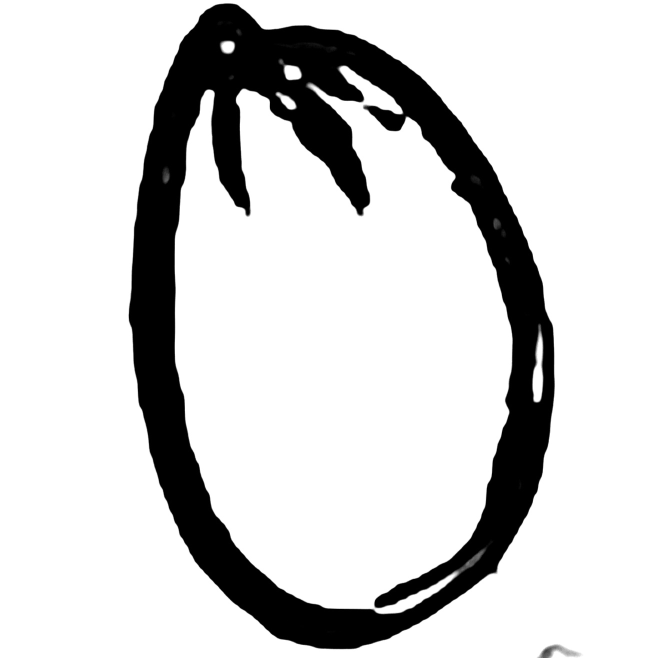
#> input picture IPYNB/6. ML/20250319_104940.jpg, 1316 x 1316 px (shown at 1/2 size)
$ jupyter execute --allow-errors 'Machine Learning.ipynb'   (shell and % lines are left out)
#> lines starting #> are read from the running program, lines starting #| are printed output that depends on the picture
# Machine Learning: Classification, Regression and Clustering
### github : https://github.com/pdeitel/IntroToPython/tree/master/examples/ch15
### book   : http://localhost:8888/files/2241016309/Python%202/Python%20Book.pdf
            (only works in lab comp)

### 15.2.2 Loading the Dataset
The **load_digits** function from the **sklearn.datasets module** returns a scikit-learn
**Bunch** object containing the digits data and information about the Digits dataset (called
**metadata**):

[cell 1]
from sklearn.datasets import load_digits

[cell 2]
digits = load_digits()

**Bunch** is a subclass of dict that has additional attributes for interacting with the dataset.

#### Displaying the Description

The Digits dataset bundled with scikit-learn is a subset of the UCI (University of California Irvine) ML hand-written digits dataset at:
> http://archive.ics.uci.edu/ml/datasets/Optical+Recognition+of+Handwritten+Digits

The original UCI dataset contains 5620 samples—3823 for training and 1797 for testing. The version of the dataset bundled with scikit-learn contains only the 1797 testing samples. A Bunch’s **DESCR attribute** contains a description of the dataset. According to the Digits dataset’s description4, each sample has 64 features (as specified by Number of Attributes) that represent an 8-by-8 image with pixel values in the range 0–16 (specified by Attribute Information). This dataset has no missing values (as specified by Missing Attribute Values). The 64 features may seem like a lot, but real-world datasets can sometimes have hundreds, thousands or even millions of features.

[cell 3]
print(digits.DESCR)    # DESCR bole to description

#### Checking the Sample and Target Sizes
The Bunch object’s **data** and **target attributes** are NumPy arrays:
* The data array contains the 1797 samples (the digit images), each with 64 features, having values in the range 0–16, representing pixel intensities. With Matplotlib, we’ll visualize these intensities in grayscale shades from white (0) to black (16):
* The target array contains the images’ labels—that is, the classes indicating which digit each image represents. The array is called target because, when you make predictions, you’re aiming to “hit the target” values. To see labels of samples throughout the dataset, let’s display the target values of every 100th sample:

[cell 4]
digits.target[::100]

We can confirm the number of samples and features (per sample) by looking at the
data array’s shape attribute, which shows that there are 1797 rows (samples) and 64 columns (features):

#> (a cell that did not finish here is left out)

You can confirm that the number of target values matches the number of samples by looking at the target array’s shape:

[cell 6]
digits.target.shape

#### A Sample Digit Image
Each image is two-dimensional—it has a width and a height in pixels. The Bunch object
returned by load_digits contains an images attribute—an array in which each element
is a two-dimensional 8-by-8 array representing a digit image’s pixel intensities. Though
the original dataset represents each pixel as an integer value from 0–16, scikit-learn stores
these values as floating-point values (NumPy type float64). For example, here’s the twodimensional array representing the sample image at index 13:

[cell 7]
digits.images[13]

#### Preparing the Data for Use with Scikit-Learn
Scikit-learn’s machine-learning algorithms require samples to be stored in a two-dimensional array of floating-point values (or two-dimensional array-like collection, such as a list
of lists or a pandas DataFrame):
* Each row represents one sample.
* Each column in a given row represents one feature for that sample.
To represent every sample as one row, multi-dimensional data like the two-dimensional
image array shown in previous shell must be flattened into a one-dimensional array.

The load_digits function returns the preprocessed data ready
for machine learning. The Digits dataset is numerical, so load_digits simply flattens each
image’s two-dimensional array into a one-dimensional array. For example, the 8-by-8
array digits.images[13] shown in previous shell corresponds to the 1-by-64 array digits.data[13] shown below:

[cell 8]
digits.data[13]

### 15.2.3 Visualizing the Data

You should always familiarize yourself with your data. This process is called **data exploration**. For the digit images, you can get a sense of what they look like by displaying them with the Matplotlib implot function.

#### Creating the Diagram:

#> (a cell that did not finish here is left out)

#> (a cell that did not finish here is left out)

#> (a cell that did not finish here is left out)

### 15.2.4 Splitting the Data for Training and Testing

You typically train a machine-learning model with a subset of a dataset. Typically, **the
more data you have for training, the better you can train the model**. It’s important to set
aside a portion of your data for testing, so you can evaluate a model’s performance using
data that the model has not yet seen. Once you’re confident that the model is performing
well, you can use it to make predictions using new data it hasn’t seen.

We first break the data into a **training set** and a **testing set** to prepare to train and test
the model. The function **train_test_split** from the **sklearn.model_selection** module
shuffles the data to randomize it, then splits the samples in the data array and the target
values in the target array into training and testing sets. This helps ensure that the training
and testing sets have similar characteristics. The shuffling and splitting is performed conveniently for you by a **ShuffleSplit** object from the sklearn.model_selection module.

Function train_test_split returns a tuple of four elements in which the first two are the
samples split into training and testing sets, and the last two are the corresponding target
values split into training and testing sets. By convention, uppercase X is used to represent
the samples, and lowercase y is used to represent the target values:

[cell 12]
from sklearn.model_selection import train_test_split

[cell 13]
X_train, X_test, y_train, y_test = train_test_split(digits.data, digits.target, random_state=11)

We assume the data has **balanced classes**—that is, the samples are divided evenly among
the classes. This is the case for each of scikit-learn’s bundled classification datasets. Unbalanced classes could lead to incorrect results.

In the “Functions” chapter, you saw how to seed a random-number generator for
reproducibility. In machine-learning studies, this helps others confirm your results by
working with the same randomly selected data. Function train_test_split provides the
keyword argument random_state for reproducibility. When you run the code in the future
with the same seed value, train_test_split will select the same data for the training set
and the same data for the testing set. We chose the seed value (11) arbitrarily.

#### Training and Testing Set Sizes
Looking at X_train’s and X_test’s shapes, you can see that, by default, train_test_split reserves 75% of the data for training and 25% for testing:

[cell 14]
X_train.shape

[cell 15]
X_test.shape

To specify different splits, you can set the sizes of the testing and training sets with the train_test_split function’s keyword arguments test_size and train_size. Use floating-point values from 0.0 through 1.0 to specify the percentages of the data to use for each.
You can use integer values to set the precise numbers of samples. If you specify one of these keyword arguments, the other is inferred. For example, the statement
```python
X_train, X_test, y_train, y_test = train_test_split(
 digits.data, digits.target, random_state=11, test_size=0.20)
```
specifies that 20% of the data is for testing, so train_size is inferred to be 0.80.

### 15.2.5 Creating the Model

 The **KNeighborsClassifier** estimator (module **sklearn.neighbors**) implements the knearest neighbors algorithm. First, we create the KNeighborsClassifier estimator object:

[cell 16]
from sklearn.neighbors import KNeighborsClassifier

[cell 17]
knn = KNeighborsClassifier()

To create an estimator, you simply create an object. The internal details of how this object
implements the k-nearest neighbors algorithm are hidden in the object. You’ll simply call
its methods. This is the essence of Python object-based programming.

### 15.2.6 Training the Model

Next, we invoke the KNeighborsClassifier object’s **fit method**, which loads the sample
training set (X_train) and target training set (y_train) into the estimator:

[cell 18]
knn.fit(X=X_train, y=y_train)

For most, scikit-learn estimators, the fit method loads the data into the estimator
then uses that data to perform complex calculations behind the scenes that learn from the
data and train the model. The KNeighborsClassifier’s fit method just loads the data
into the estimator, because k-NN actually has no initial learning process. The estimator is
said to be **lazy** because its work is performed only when you use it to make predictions. In
this and the next chapter, you’ll use lots of models that have significant training phases. In
the real-world machine-learning applications, it can sometimes take minutes, hours, days
or even months to train your models. We’ll see in the next chapter, “Deep Learning,” that
special-purpose, high-performance hardware called GPUs and TPUs can significantly
reduce model training time.

As shown in prev shell's output, the fit method returns the estimator, so IPython
displays its string representation, which includes the estimator’s default settings. The
n_neighbors value corresponds to k in the k-nearest neighbors algorithm. By default, a
KNeighborsClassifier looks at the five nearest neighbors to make its predictions. For
simplicity, we generally use the default estimator settings. For KNeighborsClassifier,
these are described at:
> http://scikit-learn.org/stable/modules/generated/sklearn.neighbors.KNeighborsClassifier.html

Many of these settings are beyond the scope of this book. In Part 2 of this case study, we’ll
discuss how to choose the best value for n_neighbors.

### 15.2.7 Predicting Digit Classes

Now that we’ve loaded the data into the KNeighborsClassifier, we can use it with the test samples to make predictions. Calling the estimator’s **predict method** with X_test as an argument returns an array containing the predicted class of each test image:

[cell 19]
predicted = knn.predict(X=X_test)

[cell 20]
expected = y_test

Let’s look at the predicted digits vs. expected digits for the first 20 test samples:

#> (a cell that did not finish here is left out)

[cell 22]
expected[:20]

As you can see, in the first 20 elements, only the predicted and expected arrays’ values at index 18 do not match. We expected a 3, but the model predicted a 5.
Let’s use a list comprehension to locate all the incorrect predictions for the entire test set—that is, the cases in which the predicted and expected values do not match:

[cell 23]
wrong = [(p, e) for (p, e) in zip(predicted, expected) if p != e]

[cell 24]
wrong

The list comprehension uses zip to create tuples containing the corresponding elements
in predicted and expected. We include a tuple in the result only if its p (the predicted
value) and e (the expected value) differ—that is, the predicted value was incorrect. In this
example, the estimator incorrectly predicted only 10 of the 450 test samples. So the prediction accuracy of this estimator is an impressive 97.78%, even though we used only the
estimator’s default parameters.

## 15.3 Case Study: Classification with k-Nearest Neighbors and the Digits Dataset, Part 2

In this section, we continue the digit classification case study. We’ll:
* evaluate the k-NN classification estimator’s accuracy,
* execute multiple estimators and can compare their results so you can choose the best one(s), and
* show how to tune k-NN’s hyperparameter k to get the best performance out of a KNeighborsClassifier.

### 15.3.1 Metrics for Model Accuracy
Once you’ve trained and tested a model, you’ll want to measure its accuracy. Here, we’ll look at two ways of doing this—a classification estimator’s score method and a confusion matrix.

#### Estimator Method `score`
Each estimator has a **score** method that returns an indication of how well the estimator performs for the test data you pass as arguments. For classification estimators, this method returns the prediction accuracy for the test data:

#> (a cell that did not finish here is left out)

The kNeighborsClassifier’s with its default k (that is, n_neighbors=5) achieved 97.78% prediction accuracy. Shortly, we’ll perform hyperparameter tuning to try to determine the optimal value for k, hoping that we get even better accuracy.

#### Confusion Matrix
Another way to check a classification estimator’s accuracy is via a **confusion matrix**, which shows the correct and incorrect predicted values (also known as the hits and misses) for a given class. Simply call the function **confusion_matrix** from the **sklearn.metrics module**, passing the expected classes and the predicted classes as arguments, as in:

[cell 26]
from sklearn.metrics import confusion_matrix

confusion = confusion_matrix(y_true=expected, y_pred=predicted)

The y_true keyword argument specifies the test samples’ actual classes. People looked at the dataset’s images and labeled them with specific classes (the digit values). The y_pred keyword argument specifies the predicted digits for those test images.

Below is the confusion matrix produced by the preceding call. The correct predictions are shown on the diagonal from top-left to bottom-right. This is called the **principal diagonal**. The nonzero values that are not on the principal diagonal indicate incorrect predictions:

[cell 27]
confusion

Each row represents one distinct class—that is, one of the digits 0–9. The columns within a row specify how many of the test samples were classified into each distinct class.

For example, row 0:
> [45, 0, 0, 0, 0, 0, 0, 0, 0, 0]

represents the digit 0 class. The columns represent the ten possible target classes 0 through 9. Because we’re working with digits, the classes (0–9) and the row and column index numbers (0–9) happen to match. According to row 0, 45 test samples were classified as the digit 0, and none of the test samples were misclassified as any of the digits 1 through 9. So 100% of the 0s were correctly predicted.

On the other hand, consider row 8 which represents the results for the digit 8:
> [ 0, 1, 1, 2, 0, 0, 0, 0, 39, 1]

* The 1 at column index 1 indicates that one 8 was incorrectly classified as a 1.
* The 1 at column index 2 indicates that one 8 was incorrectly classified as a 2.
* The 2 at column index 3 indicates that two 8s were incorrectly classified as 3s.
* The 39 at column index 8 indicates that 39 8s were correctly classified as 8s.
* The 1 at column index 9 indicates that one 8 was incorrectly classified as a 9.

So the algorithm correctly predicted 88.63% (39 of 44) of the 8s. Earlier we saw that the
overall prediction accuracy of this estimator was 97.78%. The lower prediction accuracy
for 8s indicates that they’re apparently harder to recognize than the other digits.

#### Classification Report

The sklearn.metrics module also provides function **classification_report**, which produces a table of **classification metrics** based on the expected and predicted values:

#> (a cell that did not finish here is left out)

[cell 29]
names = [str(digit) for digit in digits.target_names]

#> (a cell that did not finish here is left out)

In the report:
* precision is the total number of correct predictions for a given digit divided by the total number of predictions for that digit. You can confirm the precision by looking at each column in the confusion matrix. For example, if you look at column index 7, you’ll see 1s in rows 3 and 4, indicating that one 3 and one 4 were incorrectly classified as 7s and a 45 in row 7 indicating the 45 images were correctly classified as 7s. So the precision for the digit 7 is 45/47 or 0.96.
* recall is the total number of correct predictions for a given digit divided by the total number of samples that should have been predicted as that digit. You can confirm the recall by looking at each row in the confusion matrix. For example, if you look at row index 8, you’ll see three 1s and a 2 indicating that some 8s were incorrectly classified as other digits and a 39 indicating that 39 images were correctly classified. So the recall for the digit 8 is 39/44 or 0.89.
* f1-score—This is the average of the precision and the recall. (sir's note: F1 Score is actually Harmonic Mean)
* support—The number of samples with a given expected value. For example, 50 samples were labeled as 4s, and 38 samples were labeled as 5s.

For details on the averages displayed at the bottom of the report, see:
>http://scikit-learn.org/stable/modules/generated/sklearn.metrics.classification_report.html

#### Predicitng from hand-drawn image:

[cell 31]
from PIL import Image
import numpy as np

# Load the hand-drawn image
image_path = "20250319_104940.jpg"  # replace with the path to your image
image = Image.open(image_path)
#> image is the input picture: PIL image 1316x1316 RGB; min 0, max 255, mean 210.9

# Convert the image to grayscale (if it is in color)
image = image.convert('L')
#> image: PIL image 1316x1316 L

# Resize the image to match the size of the training images (e.g., 28x28)
image = image.resize((8, 8))

image.show()

# Convert the image to a numpy array and flatten it to a 1D array
image_array = np.array(image).flatten()
#> image_array = 64 values, max 255 at index 0, min 69 at index 3, mean 208

# Normalize the image (assuming pixel values were scaled in training)
# image_array = image_array / 255.0  # scaling to [0, 1] if needed

[cell 32]
# Predict the digit using the trained KNN model
predicted_label = knn.predict([image_array])  # We pass the image as a 2D array with shape (1, 784)
#> predicted_label = [1]
print(f"Predicted label: {predicted_label[0]}")
#| Predicted label: 1

[cell 33]
print(image_array.shape)
#| (64,)

#### Visualizing the Confusion Matrix
A **heat map** displays values as colors, often with values of higher magnitude displayed as more intense colors. Seaborn’s graphing functions work with two-dimensional data. When using a pandas DataFrame as the data source, Seaborn automatically labels its visualizations using the column names and row indices. Let’s convert the confusion matrix into a DataFrame, then graph it:

[cell 34]
import pandas as pd

[cell 35]
confusion_df = pd.DataFrame(confusion, index=range(10), columns=range(10))

[cell 36]
import seaborn as sns

[cell 37]
axes = sns.heatmap(confusion_df, annot=True, cmap='nipy_spectral_r')
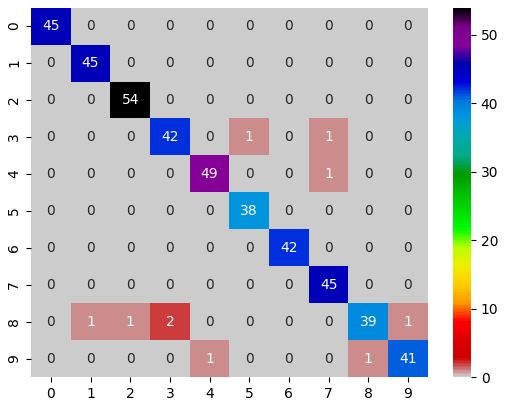
#> figure drawn by matplotlib, 2 panels
